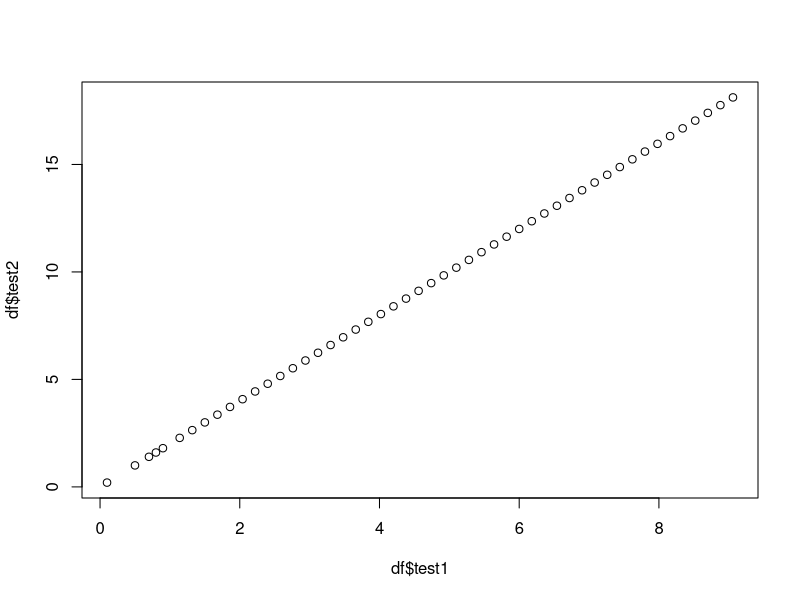

Generate this figure with R:
## ---- chunk 1
df <- read.csv("demo_data.csv")

## ---- chunk 2
library(tidyverse)
library(flextable)
df %>%
  flextable() %>%
  theme_zebra()
  
## ---- chunk 3
plot(df$test1, df$test2)
